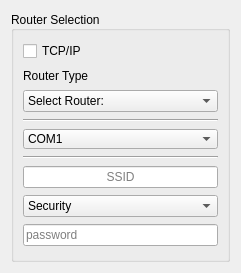
            <widget class="QWidget" name="tab_3">
             <attribute name="title">
              <string>Routers</string>
             </attribute>
             <layout class="QHBoxLayout" name="horizontalLayout_2">
              <item>
               <widget class="QGroupBox" name="groupBox_4">
                <property name="minimumSize">
                 <size>
                  <width>130</width>
                  <height>251</height>
                 </size>
                </property>
                <property name="title">
                 <string>Router Selection</string>
                </property>
                <property name="alignment">
                 <set>Qt::AlignLeading|Qt::AlignLeft|Qt::AlignVCenter</set>
                </property>
                <layout class="QGridLayout" name="gridLayout_4">
                 <item row="5" column="0">
                  <widget class="Line" name="line_4">
                   <property name="orientation">
                    <enum>Qt::Horizontal</enum>
                   </property>
                  </widget>
                 </item>
                 <item row="4" column="0">
                  <widget class="QComboBox" name="RouterSelCombo">
                   <property name="minimumSize">
                    <size>
                     <width>110</width>
                     <height>20</height>
                    </size>
                   </property>
                   <property name="maximumSize">
                    <size>
                     <width>16777215</width>
                     <height>20</height>
                    </size>
                   </property>
                   <item>
                    <property name="text">
                     <string>COM1</string>
                    </property>
                   </item>
                   <item>
                    <property name="text">
                     <string>COM2</string>
                    </property>
                   </item>
                   <item>
                    <property name="text">
                     <string>COM3</string>
                    </property>
                   </item>
                   <item>
                    <property name="text">
                     <string>COM4</string>
                    </property>
                   </item>
                   <item>
                    <property name="text">
                     <string>COM5</string>
                    </property>
                   </item>
                   <item>
                    <property name="text">
                     <string>COM6</string>
                    </property>
                   </item>
                   <item>
                    <property name="text">
                     <string>COM7</string>
                    </property>
                   </item>
                   <item>
                    <property name="text">
                     <string>COM8</string>
                    </property>
                   </item>
                   <item>
                    <property name="text">
                     <string>COM9</string>
                    </property>
                   </item>
                   <item>
                    <property name="text">
                     <string>COM10</string>
                    </property>
                   </item>
                   <item>
                    <property name="text">
                     <string>COM11</string>
                    </property>
                   </item>
                   <item>
                    <property name="text">
                     <string>COM12</string>
                    </property>
                   </item>
                  </widget>
                 </item>
                 <item row="8" column="0">
                  <widget class="QLineEdit" name="RouterPassText">
                   <property name="minimumSize">
                    <size>
                     <width>110</width>
                     <height>20</height>
                    </size>
                   </property>
                   <property name="maximumSize">
                    <size>
                     <width>16777215</width>
                     <height>22</height>
                    </size>
                   </property>
                   <property name="toolTip">
                    <string/>
                   </property>
                   <property name="whatsThis">
                    <string/>
                   </property>
                   <property name="inputMethodHints">
                    <set>Qt::ImhNoAutoUppercase|Qt::ImhNoPredictiveText</set>
                   </property>
                   <property name="inputMask">
                    <string/>
                   </property>
                   <property name="text">
                    <string/>
                   </property>
                   <property name="echoMode">
                    <enum>QLineEdit::PasswordEchoOnEdit</enum>
                   </property>
                   <property name="alignment">
                    <set>Qt::AlignLeading|Qt::AlignLeft|Qt::AlignVCenter</set>
                   </property>
                   <property name="placeholderText">
                    <string>password</string>
                   </property>
                  </widget>
                 </item>
                 <item row="2" column="0">
                  <widget class="QComboBox" name="RouterTypeCombo">
                   <item>
                    <property name="text">
                     <string>Select Router:</string>
                    </property>
                   </item>
                   <item>
                    <property name="text">
                     <string>Arris SBG6580</string>
                    </property>
                   </item>
                   <item>
                    <property name="text">
                     <string>Belkin N600_f9k1102v1</string>
                    </property>
                   </item>
                   <item>
                    <property name="text">
                     <string>Netgear R7000</string>
                    </property>
                   </item>
                   <item>
                    <property name="text">
                     <string>Netgear N300 WNR2000v2</string>
                    </property>
                   </item>
                   <item>
                    <property name="text">
                     <string>ASUS RT-AC87U</string>
                    </property>
                   </item>
                   <item>
                    <property name="text">
                     <string>ASUS RT-AC68U</string>
                    </property>
                   </item>
                   <item>
                    <property name="text">
                     <string>Asus RTN66U</string>
                    </property>
                   </item>
                   <item>
                    <property name="text">
                     <string>Netgear WNR3500v1</string>
                    </property>
                   </item>
                   <item>
                    <property name="text">
                     <string>Linksys EA6300</string>
                    </property>
                   </item>
                   <item>
                    <property name="text">
                     <string>Linksys E1200</string>
                    </property>
                   </item>
                   <item>
                    <property name="text">
                     <string>TP-Link TL-WR841Nv72_Old</string>
                    </property>
                   </item>
                   <item>
                    <property name="text">
                     <string>TP-Link TL-WR841Nv11_New</string>
                    </property>
                   </item>
                   <item>
                    <property name="text">
                     <string/>
                    </property>
                   </item>
                  </widget>
                 </item>
                 <item row="7" column="0">
                  <widget class="QComboBox" name="SecuritySelCombo">
                   <item>
                    <property name="text">
                     <string>Security</string>
                    </property>
                   </item>
                   <item>
                    <property name="text">
                     <string>Open</string>
                    </property>
                   </item>
                  </widget>
                 </item>
                 <item row="3" column="0">
                  <widget class="Line" name="line_2">
                   <property name="orientation">
                    <enum>Qt::Horizontal</enum>
                   </property>
                  </widget>
                 </item>
                 <item row="0" column="0">
                  <widget class="QCheckBox" name="RouterSelTCPIPCheck">
                   <property name="text">
                    <string>TCP/IP</string>
                   </property>
                  </widget>
                 </item>
                 <item row="1" column="0">
                  <widget class="QLabel" name="label_27">
                   <property name="maximumSize">
                    <size>
                     <width>75</width>
                     <height>15</height>
                    </size>
                   </property>
                   <property name="text">
                    <string>Router Type</string>
                   </property>
                  </widget>
                 </item>
                 <item row="6" column="0">
                  <widget class="QLineEdit" name="SSIDText">
                   <property name="minimumSize">
                    <size>
                     <width>110</width>
                     <height>20</height>
                    </size>
                   </property>
                   <property name="maximumSize">
                    <size>
                     <width>16777215</width>
                     <height>22</height>
                    </size>
                   </property>
                   <property name="alignment">
                    <set>Qt::AlignCenter</set>
                   </property>
                   <property name="placeholderText">
                    <string>SSID</string>
                   </property>
                  </widget>
                 </item>
                </layout>
               </widget>
              </item>
             </layout>
            </widget>
